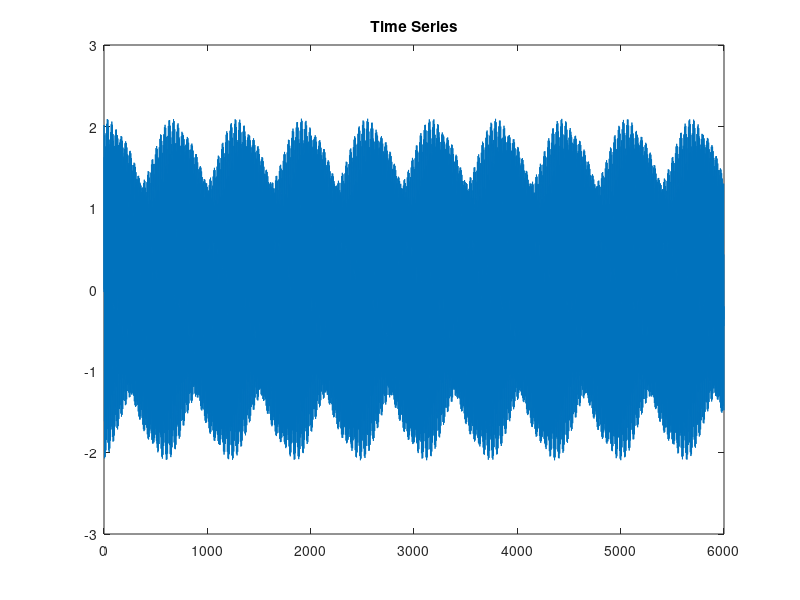
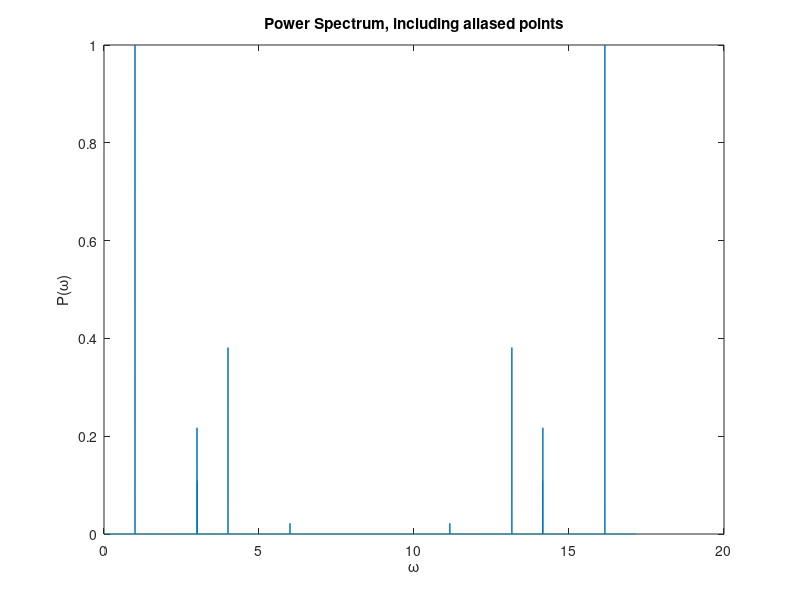
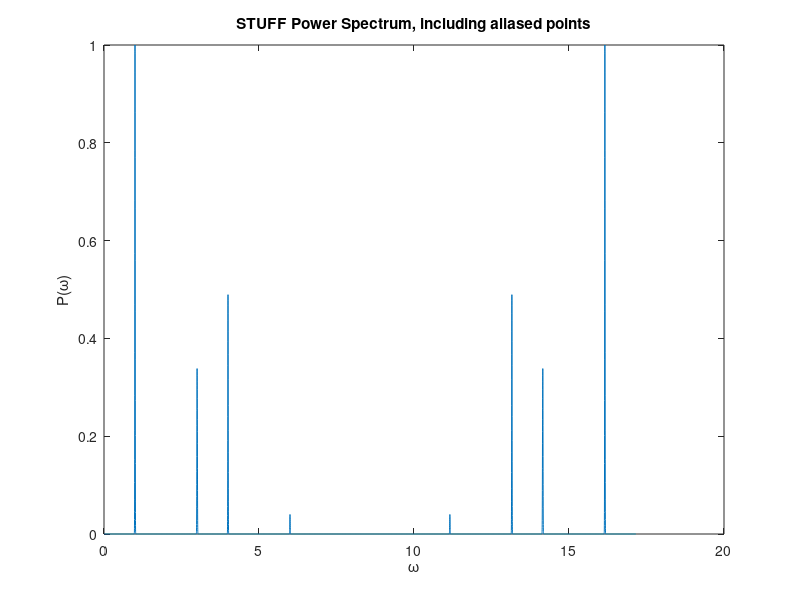

Here is the MATLAB script that generated these plots, in order:
clear; close all; clc;

% Build a time series made up of 5 different frequencies
% then use fft to display the spectrum
N=2^14;
tau=6000/N;
t=0:tau:(N-1)*tau;

% Make a signal consisting of angular frequencies
% w=1, 3, 3.5, 4, and 6
f=sin(t)+.5*sin(3*t)+.4*sin(3.01*t)+.7*sin(4*t)+.2*sin(6*t);

alpha1 = 1;
alpha2 = 10;
alpha3 = 0.1;
alpha4 = 25;

win1 = window(@gausswin,length(f),alpha1)';  % TODO: Define alpha
win2 = window(@gausswin,length(f),alpha2)';  % TODO: Define alpha
win3 = window(@gausswin,length(f),alpha3)';  % TODO: Define alpha
win4 = window(@gausswin,length(f),alpha4)';  % TODO: Define alpha
f1 = f .* win1;
f2 = f .* win2;
f3 = f .* win3;
f4 = f .* win4;

% the time plot is very busy and not very helpful
plot(t,f)
title('Time Series')

% now take the fft and display the power spectrum
g=fft(f);
P=abs(g).^2;
dw=2*pi/(N*tau);
w=0:dw:2*pi/tau-dw;

g4 = fft(f4);
P4 = abs(g4) .^ 2;


figure
plot(w, P/max(P))
xlabel('\omega')
ylabel('P(\omega)')
title('Power Spectrum, including aliased points')


figure
plot(w, P4/max(P4))
xlabel('\omega')
ylabel('P(\omega)')
title('STUFF Power Spectrum, including aliased points')
